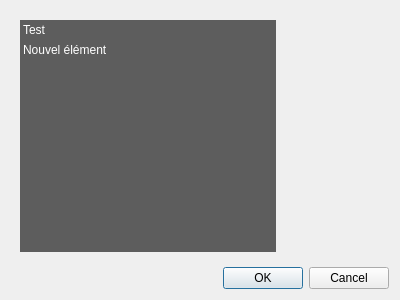
<?xml version="1.0" encoding="UTF-8"?>
<ui version="4.0">
 <class>SettingDialog</class>
 <widget class="QDialog" name="SettingDialog">
  <property name="geometry">
   <rect>
    <x>0</x>
    <y>0</y>
    <width>400</width>
    <height>300</height>
   </rect>
  </property>
  <property name="windowTitle">
   <string>Dialog</string>
  </property>
  <layout class="QVBoxLayout" name="verticalLayout">
   <item>
    <widget class="QWidget" name="widget" native="true">
     <layout class="QHBoxLayout" name="horizontalLayout">
      <item>
       <widget class="QListWidget" name="mOptionsListWidget">
        <property name="styleSheet">
         <string notr="true">QListWidget#mOptionsListWidget {
                      background-color: rgb(69, 69, 69, 220);
                    outline: 0;
                  }
                  QListWidget#mOptionsListWidget::item {
                     color: white;
                      padding: 3px;
                  }
                  QListWidget#mOptionsListWidget::item::selected {
                      color: black;
                      background-color:palette(Window);
                     padding-right: 0px;
                  }</string>
        </property>
        <property name="frameShape">
         <enum>QFrame::NoFrame</enum>
        </property>
        <property name="lineWidth">
         <number>0</number>
        </property>
        <item>
         <property name="text">
          <string>Test</string>
         </property>
        </item>
        <item>
         <property name="text">
          <string>Nouvel élément</string>
         </property>
        </item>
       </widget>
      </item>
      <item>
       <widget class="QStackedWidget" name="stackedWidget">
        <widget class="QWidget" name="page"/>
        <widget class="QWidget" name="page_2"/>
       </widget>
      </item>
     </layout>
    </widget>
   </item>
   <item>
    <widget class="QDialogButtonBox" name="buttonBox">
     <property name="orientation">
      <enum>Qt::Horizontal</enum>
     </property>
     <property name="standardButtons">
      <set>QDialogButtonBox::Cancel|QDialogButtonBox::Ok</set>
     </property>
    </widget>
   </item>
  </layout>
 </widget>
 <resources/>
 <connections>
  <connection>
   <sender>buttonBox</sender>
   <signal>accepted()</signal>
   <receiver>SettingDialog</receiver>
   <slot>accept()</slot>
   <hints>
    <hint type="sourcelabel">
     <x>248</x>
     <y>254</y>
    </hint>
    <hint type="destinationlabel">
     <x>157</x>
     <y>274</y>
    </hint>
   </hints>
  </connection>
  <connection>
   <sender>buttonBox</sender>
   <signal>rejected()</signal>
   <receiver>SettingDialog</receiver>
   <slot>reject()</slot>
   <hints>
    <hint type="sourcelabel">
     <x>316</x>
     <y>260</y>
    </hint>
    <hint type="destinationlabel">
     <x>286</x>
     <y>274</y>
    </hint>
   </hints>
  </connection>
 </connections>
</ui>
